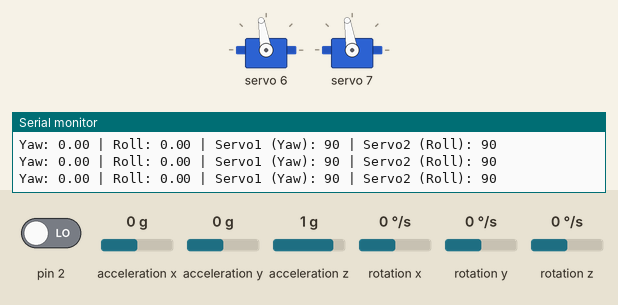
Recording of a sketch running on a simulated Arduino Uno, built with avr-gcc and run on an emulated ATmega328P. Shown: 2 × servo, the last lines printed to the serial monitor. Inputs (shaded band) come from the test bench; at power-on: rotation z 0 °/s, acceleration y 0 g, acceleration z 1 g, acceleration x 0 g, pin 2 LOW, rotation x 0 °/s, rotation y 0 °/s. The sensor or clock chip raises its interrupt line as the real part does.

Above: at 1.7 s.
1.8 s: rotation z set to 100 °/s
At 4.3 s:
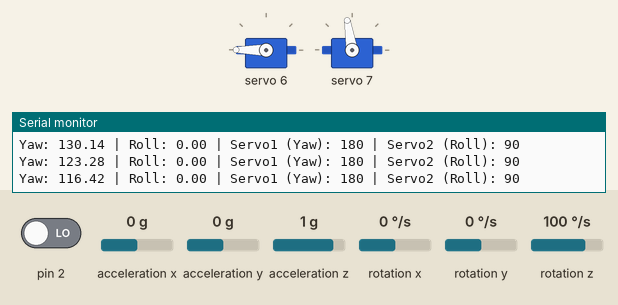
4.8 s: acceleration y set to -1.4 g
At 6.9 s:
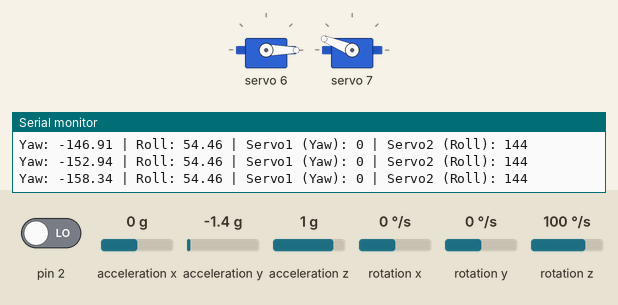
At 7.6 s:
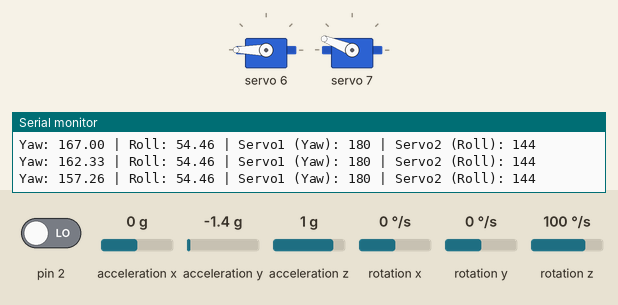
7.8 s: acceleration z set to 0 g
At 9.2 s:
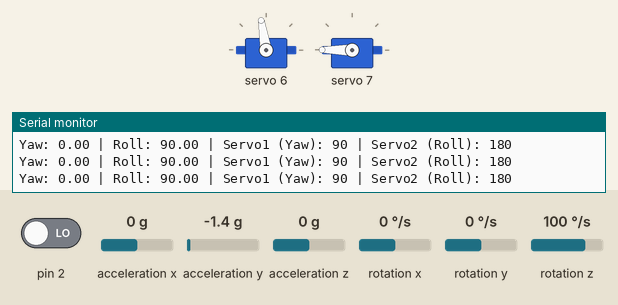
10.8 s: acceleration x set to -1.4 g
13.8 s: acceleration y set to 0 g
16.8 s: acceleration z set to -1.4 g
Timing chart, 0 to 20.8 s (numbered marks = the images above; inputs shaded):
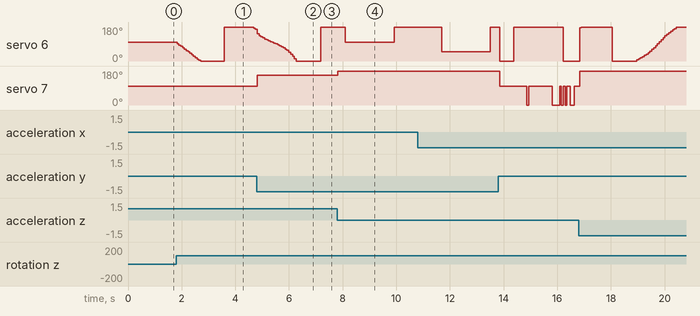

Measured:
- after the input at 4.8 s, servo 7: 99° → 158° at once
- after the input at 7.8 s, servo 7: 158° → 180° at once

The sketch:

ardu.ino
```cpp
#include <Wire.h>
#include <MPU6050_6Axis_MotionApps20.h>
#include <Adafruit_PWMServoDriver.h>

MPU6050 mpu;
Adafruit_PWMServoDriver pwm = Adafruit_PWMServoDriver();

#define SERVO_FREQ 50
#define NUM_SERVOS 2  // Define number of servos
#define MIN 110
#define MAX 530

bool dmpReady = false;
uint8_t mpuIntStatus;
uint8_t devStatus;
uint16_t packetSize;
uint8_t fifoBuffer[64];
Quaternion q;
VectorFloat gravity;
float ypr[3];

volatile bool mpuInterrupt = false;
void dmpDataReady() {
    mpuInterrupt = true;
}

uint16_t angleToPulse(int servo, float angle) {
    return map(angle, 0, 180, MIN, MAX);
}

void setup() {
    Serial.begin(9600);
    Wire.begin();

    Serial.println("Initializing MPU6050...");
    mpu.initialize();

    pwm.begin();
    pwm.setPWMFreq(SERVO_FREQ);

    // Initialize servos to center position
    pwm.setPWM(6, 0, angleToPulse(6, 90));
    pwm.setPWM(7, 0, angleToPulse(7, 90));


    // Initialize DMP
    devStatus = mpu.dmpInitialize();


    // Set gyro offsets here if needed
    mpu.setXGyroOffset(220);
    mpu.setYGyroOffset(76);
    mpu.setZGyroOffset(-85);
    mpu.setZAccelOffset(1788);

    mpu.CalibrateAccel(10);
    mpu.CalibrateGyro(10);

    Serial.println(devStatus);
    if (devStatus == 0) {
        mpu.setDMPEnabled(true);
        attachInterrupt(digitalPinToInterrupt(2), dmpDataReady, RISING);
        mpuIntStatus = mpu.getIntStatus();
        dmpReady = true;
        packetSize = mpu.dmpGetFIFOPacketSize();
    } else {
        Serial.print("DMP Initialization failed (code ");
        Serial.print(devStatus);
        Serial.println(")");
        while (1);
    }
}

void loop() {
    if (!dmpReady) return;

    // Wait for MPU interrupt or extra packet(s) available
    if (!mpuInterrupt && mpu.getFIFOCount() < packetSize) return;

    // Reset interrupt flag and get INT_STATUS byte
    mpuInterrupt = false;
    mpuIntStatus = mpu.getIntStatus();

    // Get current FIFO count
    uint16_t fifoCount = mpu.getFIFOCount();

    // Check for overflow (this should never happen unless our code is too inefficient)
    if ((mpuIntStatus & 0x10) || fifoCount == 1024) {
        mpu.resetFIFO();
        Serial.println("FIFO overflow!");
        return;
    }

    // Wait for correct available data length
    while (fifoCount < packetSize) fifoCount = mpu.getFIFOCount();

    // Read a packet from FIFO
    mpu.getFIFOBytes(fifoBuffer, packetSize);
    mpu.dmpGetQuaternion(&q, fifoBuffer);
    mpu.dmpGetGravity(&gravity, &q);
    mpu.dmpGetYawPitchRoll(ypr, &q, &gravity);

    // Convert Yaw & Roll from radians to degrees
    float yaw = ypr[0] * 180.0 / M_PI;
    float roll = -ypr[2] * 180.0 / M_PI;  // Negated roll value to reverse direction

    // Map Yaw & Roll to Servo Angles (0° - 180°)
    int rollAngle = map(roll, -90, 90, 0, 180);
    int yawAngle = map(yaw, -90, 90, 0, 180);

    // Constrain angles to prevent servo overtravel
    rollAngle = constrain(rollAngle, 0, 180);
    yawAngle = constrain(yawAngle, 0, 180);

    // Move servos (swapped servo numbers)
    pwm.setPWM(6, 0, angleToPulse(6, yawAngle));    // Yaw now controls servo 6
    pwm.setPWM(7, 0, angleToPulse(7, rollAngle));   // Roll now controls servo 7

    // Debug Output
    Serial.print("Yaw: "); Serial.print(yaw);
    Serial.print(" | Roll: "); Serial.print(roll);   // Changed from Pitch to Roll
    Serial.print(" | Servo1 (Yaw): "); Serial.print(yawAngle);    // Updated debug labels
    Serial.print(" | Servo2 (Roll): "); Serial.println(rollAngle);

    delay(1); // Small delay for smooth movement
}
```
